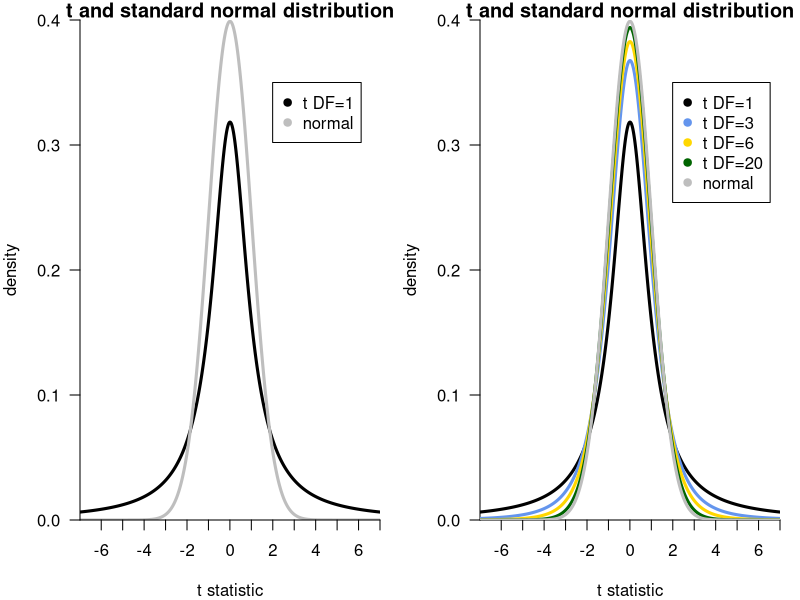
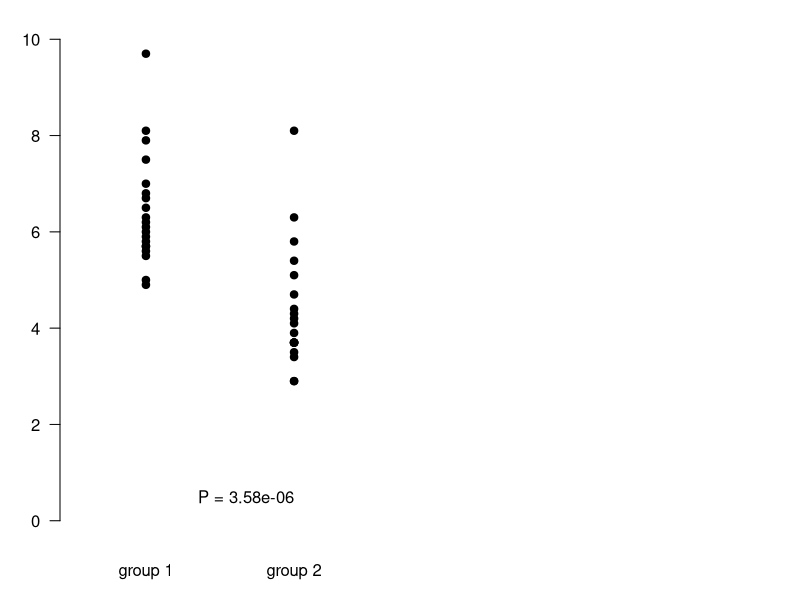
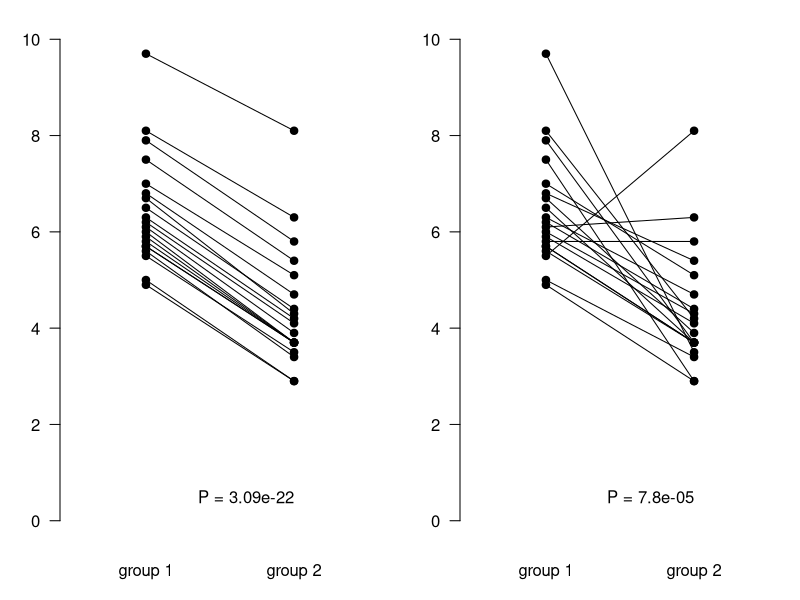
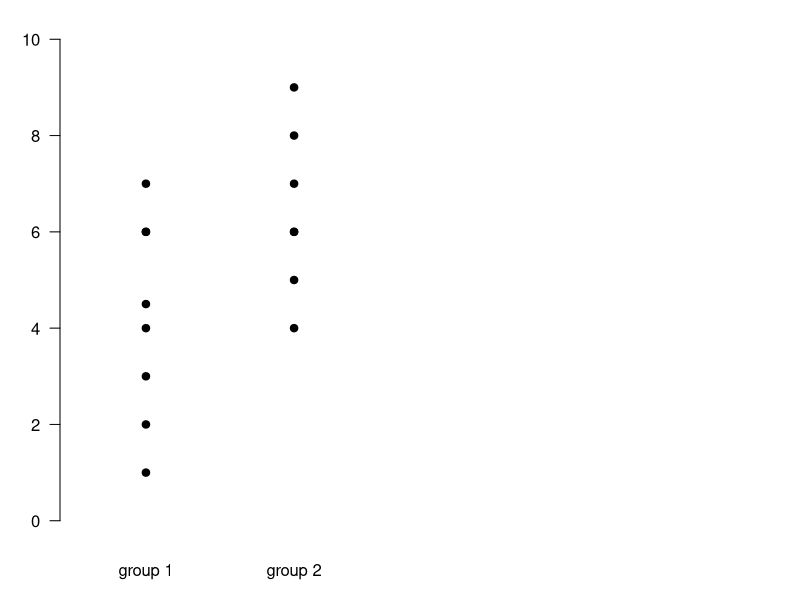

Write R code to recreate these figures, in order.
## ---- chunk 1
quick.t.plot = function( X, Y ){
    plot( c( rep(1, length(X)), rep(2, length(Y)) ),
         c( X, Y),
      xlim=c(0.5,2.5), ylim=c(0,10), pch=19, ylab="", xlab="", axes=FALSE)
    axis(1, at=c(1,2), labels=c("group 1", "group 2"), tick=FALSE)
    axis(2, at=c(0, 2,4,6,8,10), las=1)
}
## ---- chunk 2
vals = seq(from=-7,to=7, by=0.01)
layout(matrix(1:2,1,2))
par(mar=c(4,4,1,1))
plot(dt( vals, df=1 ), type="l", yaxs="i", xaxs="i", lwd=3, axes=FALSE, 
     xlab="t statistic", ylab="density", main="t and standard normal distribution", ylim=c(0,.4) )
points( dnorm( vals ), type="l", lwd=3, col="gray" )
legend( 900,0.35, c("t DF=1", "normal"), col=c("black", "gray"), pch=19)
axis(2, seq(from=0, to=0.4, by=0.1), las=1)
axis(1, at=( length(vals) / 14 * 0:14) , labels=seq(from=-7, to=7, by=1), las=1)

plot(dt( vals, df=1 ), type="l", yaxs="i", xaxs="i", lwd=3, axes=FALSE, 
     xlab="t statistic", ylab="density", main="t and standard normal distribution", ylim=c(0,.4) )
axis(2, seq(from=0, to=0.4, by=0.1), las=1)
axis(1, at=( length(vals) / 14 * 0:14) , labels=seq(from=-7, to=7, by=1), las=1)
points( dt( vals, df=3 ), type="l", lwd=3, col="cornflowerblue" )
points( dt( vals, df=6 ), type="l", lwd=3, col="gold" )
points( dt( vals, df=20 ), type="l", lwd=3, col="darkgreen" )
points( dnorm( vals ), type="l", lwd=3, col="gray" )
legend( 900,0.35, c("t DF=1","t DF=3","t DF=6","t DF=20", "normal"), col=c("black", "cornflowerblue", "gold", "darkgreen", "gray"), pch=19)
## ---- chunk 3
X = c(7.9,6.3,5.0,6.7,9.7,6.0,6.8,6.5,5.8,5.9,7.0,7.5,5.6,5.7,6.1,8.1,5.7,4.9,5.5,6.2)
Y = c(5.8,4.2,2.9,4.3,8.1,3.7,4.7,4.4,3.7,3.7,5.1,5.4,3.4,3.7,3.9,6.3,3.7,2.9,3.5,4.1)
par(mar=c(3,3,1,1))
quick.t.plot(X,Y)
text(2,0.5, paste("P =", signif( t.test(X,Y)$p.value, 3)), adj=1) 
group_1 = X
group_2 = Y
ts = t.test( group_1, group_2 )
## ---- chunk 4
t.test( group_1, group_2 )
## ---- chunk 5
t.test( group_1, group_2, var.equal=TRUE )
## ---- chunk 6
layout(matrix(1:2,1,2))
par(mar=c(3,3,1,1))
X = c(7.9,6.3,5.0,6.7,9.7,6.0,6.8,6.5,5.8,5.9,7.0,7.5,5.6,5.7,6.1,8.1,5.7,4.9,5.5,6.2)
Y = c(5.8,4.2,2.9,4.3,8.1,3.7,4.7,4.4,3.7,3.7,5.1,5.4,3.4,3.7,3.9,6.3,3.7,2.9,3.5,4.1)
quick.t.plot(X,Y)
for( i in 1:length(X)){
    lines(c( 1,2), c(X[i], Y[i] ) )
}
text(2,0.5, paste("P =", signif( t.test(X,Y, paired=TRUE)$p.value, 3)), adj=1) 

idx = sample(1:20)
quick.t.plot(X,Y[idx])
for( i in 1:length(X)){
    lines(c( 1,2), c(X[i], Y[idx][i] ) )
}
text(2,0.5, paste("P =", signif( t.test(X,Y[idx], paired=TRUE)$p.value, 3)), adj=1) 

## ---- chunk 7
t_value = 3
degrees_of_freedom=5
dt(t_value, df=degrees_of_freedom)

## ---- chunk 8
group_1 = c(3,6,7,2,1,4,4.5, 6)
group_2 = c(5,4,12,6,7,6,8,9)
par(mar=c(3,3,1,1))
quick.t.plot(group_1, group_2)
## ---- chunk 9
group_1 = c(3,6,7,2,1,4,4.5, 6)
group_2 = c(5,4,12,6,7,6,8,9)
t.test(group_1, group_2)
## ---- chunk 10
group_1 = c(3,6,7,2,1,4,4.5, 6)
group_2 = c(5,4,12,6,7,6,8,9)
t.test(group_1, group_2, alternative="less")
## ---- chunk 11
group_1 = c(3, 6, 7, 2, 1, 4, 4.5, 6)
group_2 = c(5, 4, 12,6, 7, 6, 8, 9)
t.test(group_1, group_2, paired=TRUE)
